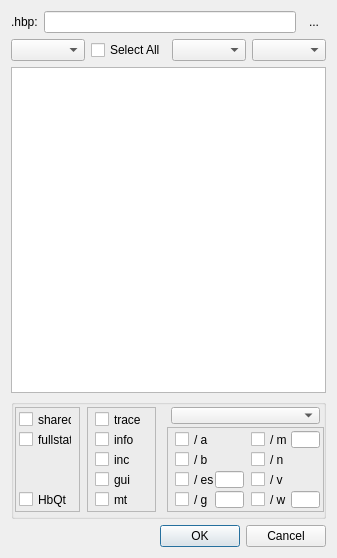
<?xml version="1.0" encoding="UTF-8"?>
<ui version="4.0">
 <class>Dialog</class>
 <widget class="QDialog" name="Dialog">
  <property name="geometry">
   <rect>
    <x>0</x>
    <y>0</y>
    <width>337</width>
    <height>558</height>
   </rect>
  </property>
  <property name="maximumSize">
   <size>
    <width>337</width>
    <height>16777215</height>
   </size>
  </property>
  <property name="windowTitle">
   <string>Select Sources</string>
  </property>
  <layout class="QGridLayout" name="gridLayout">
   <item row="2" column="0">
    <widget class="QTreeWidget" name="treeSources">
     <attribute name="headerVisible">
      <bool>false</bool>
     </attribute>
     <column>
      <property name="text">
       <string/>
      </property>
     </column>
    </widget>
   </item>
   <item row="4" column="0">
    <layout class="QHBoxLayout" name="horizontalLayout">
     <item>
      <spacer name="horizontalSpacer">
       <property name="orientation">
        <enum>Qt::Horizontal</enum>
       </property>
       <property name="sizeHint" stdset="0">
        <size>
         <width>40</width>
         <height>20</height>
        </size>
       </property>
      </spacer>
     </item>
     <item>
      <widget class="QPushButton" name="btnOK">
       <property name="text">
        <string>OK</string>
       </property>
      </widget>
     </item>
     <item>
      <widget class="QPushButton" name="btnCancel">
       <property name="text">
        <string>Cancel</string>
       </property>
      </widget>
     </item>
    </layout>
   </item>
   <item row="3" column="0">
    <widget class="QGroupBox" name="groupBox">
     <property name="minimumSize">
      <size>
       <width>0</width>
       <height>120</height>
      </size>
     </property>
     <property name="maximumSize">
      <size>
       <width>16777215</width>
       <height>120</height>
      </size>
     </property>
     <widget class="QFrame" name="frame_6">
      <property name="geometry">
       <rect>
        <x>4</x>
        <y>8</y>
        <width>65</width>
        <height>105</height>
       </rect>
      </property>
      <property name="whatsThis">
       <string>hbmk2 specific switches.</string>
      </property>
      <property name="frameShape">
       <enum>QFrame::StyledPanel</enum>
      </property>
      <property name="frameShadow">
       <enum>QFrame::Raised</enum>
      </property>
      <widget class="QCheckBox" name="chkShared">
       <property name="geometry">
        <rect>
         <x>4</x>
         <y>4</y>
         <width>53</width>
         <height>17</height>
        </rect>
       </property>
       <property name="text">
        <string>shared</string>
       </property>
      </widget>
      <widget class="QCheckBox" name="chkFullstatic">
       <property name="geometry">
        <rect>
         <x>4</x>
         <y>24</y>
         <width>53</width>
         <height>17</height>
        </rect>
       </property>
       <property name="text">
        <string>fullstatic</string>
       </property>
      </widget>
      <widget class="QCheckBox" name="chkHbQt">
       <property name="geometry">
        <rect>
         <x>4</x>
         <y>84</y>
         <width>53</width>
         <height>17</height>
        </rect>
       </property>
       <property name="text">
        <string>HbQt</string>
       </property>
      </widget>
     </widget>
     <widget class="QFrame" name="frame_2">
      <property name="geometry">
       <rect>
        <x>76</x>
        <y>8</y>
        <width>69</width>
        <height>105</height>
       </rect>
      </property>
      <property name="frameShape">
       <enum>QFrame::StyledPanel</enum>
      </property>
      <property name="frameShadow">
       <enum>QFrame::Raised</enum>
      </property>
      <widget class="QCheckBox" name="chkTrace">
       <property name="geometry">
        <rect>
         <x>8</x>
         <y>4</y>
         <width>53</width>
         <height>17</height>
        </rect>
       </property>
       <property name="text">
        <string>trace</string>
       </property>
      </widget>
      <widget class="QCheckBox" name="chkInfo">
       <property name="geometry">
        <rect>
         <x>8</x>
         <y>24</y>
         <width>53</width>
         <height>17</height>
        </rect>
       </property>
       <property name="text">
        <string>info</string>
       </property>
      </widget>
      <widget class="QCheckBox" name="chkGui">
       <property name="geometry">
        <rect>
         <x>8</x>
         <y>64</y>
         <width>53</width>
         <height>17</height>
        </rect>
       </property>
       <property name="text">
        <string>gui</string>
       </property>
      </widget>
      <widget class="QCheckBox" name="chkMt">
       <property name="geometry">
        <rect>
         <x>8</x>
         <y>84</y>
         <width>53</width>
         <height>17</height>
        </rect>
       </property>
       <property name="text">
        <string>mt</string>
       </property>
      </widget>
      <widget class="QCheckBox" name="chkInc">
       <property name="geometry">
        <rect>
         <x>8</x>
         <y>44</y>
         <width>53</width>
         <height>17</height>
        </rect>
       </property>
       <property name="text">
        <string>inc</string>
       </property>
      </widget>
     </widget>
     <widget class="QFrame" name="frame_5">
      <property name="geometry">
       <rect>
        <x>156</x>
        <y>28</y>
        <width>157</width>
        <height>85</height>
       </rect>
      </property>
      <property name="whatsThis">
       <string>Harbour specif comman-line switches.</string>
      </property>
      <property name="frameShape">
       <enum>QFrame::StyledPanel</enum>
      </property>
      <property name="frameShadow">
       <enum>QFrame::Raised</enum>
      </property>
      <widget class="QCheckBox" name="chkA">
       <property name="geometry">
        <rect>
         <x>8</x>
         <y>4</y>
         <width>41</width>
         <height>17</height>
        </rect>
       </property>
       <property name="text">
        <string>/ a</string>
       </property>
      </widget>
      <widget class="QCheckBox" name="chkB">
       <property name="geometry">
        <rect>
         <x>8</x>
         <y>24</y>
         <width>41</width>
         <height>17</height>
        </rect>
       </property>
       <property name="text">
        <string>/ b</string>
       </property>
      </widget>
      <widget class="QCheckBox" name="chkES">
       <property name="geometry">
        <rect>
         <x>8</x>
         <y>44</y>
         <width>41</width>
         <height>17</height>
        </rect>
       </property>
       <property name="text">
        <string>/ es</string>
       </property>
      </widget>
      <widget class="QCheckBox" name="chkG">
       <property name="geometry">
        <rect>
         <x>8</x>
         <y>64</y>
         <width>41</width>
         <height>17</height>
        </rect>
       </property>
       <property name="text">
        <string>/ g</string>
       </property>
      </widget>
      <widget class="QLineEdit" name="editES">
       <property name="geometry">
        <rect>
         <x>48</x>
         <y>44</y>
         <width>29</width>
         <height>17</height>
        </rect>
       </property>
      </widget>
      <widget class="QCheckBox" name="chkM">
       <property name="geometry">
        <rect>
         <x>84</x>
         <y>4</y>
         <width>41</width>
         <height>17</height>
        </rect>
       </property>
       <property name="text">
        <string>/ m</string>
       </property>
      </widget>
      <widget class="QLineEdit" name="editM">
       <property name="geometry">
        <rect>
         <x>124</x>
         <y>4</y>
         <width>29</width>
         <height>17</height>
        </rect>
       </property>
      </widget>
      <widget class="QLineEdit" name="editG">
       <property name="geometry">
        <rect>
         <x>48</x>
         <y>64</y>
         <width>29</width>
         <height>17</height>
        </rect>
       </property>
      </widget>
      <widget class="QCheckBox" name="chkN">
       <property name="geometry">
        <rect>
         <x>84</x>
         <y>24</y>
         <width>41</width>
         <height>17</height>
        </rect>
       </property>
       <property name="text">
        <string>/ n</string>
       </property>
      </widget>
      <widget class="QCheckBox" name="chkV">
       <property name="geometry">
        <rect>
         <x>84</x>
         <y>44</y>
         <width>41</width>
         <height>17</height>
        </rect>
       </property>
       <property name="text">
        <string>/ v</string>
       </property>
      </widget>
      <widget class="QCheckBox" name="chkW">
       <property name="geometry">
        <rect>
         <x>84</x>
         <y>64</y>
         <width>41</width>
         <height>17</height>
        </rect>
       </property>
       <property name="text">
        <string>/ w</string>
       </property>
      </widget>
      <widget class="QLineEdit" name="editW">
       <property name="geometry">
        <rect>
         <x>124</x>
         <y>64</y>
         <width>29</width>
         <height>17</height>
        </rect>
       </property>
      </widget>
      <widget class="QLineEdit" name="editQ">
       <property name="geometry">
        <rect>
         <x>124</x>
         <y>108</y>
         <width>29</width>
         <height>17</height>
        </rect>
       </property>
      </widget>
     </widget>
     <widget class="QComboBox" name="comboGT">
      <property name="geometry">
       <rect>
        <x>160</x>
        <y>8</y>
        <width>149</width>
        <height>17</height>
       </rect>
      </property>
     </widget>
    </widget>
   </item>
   <item row="1" column="0">
    <layout class="QHBoxLayout" name="horizontalLayout_2">
     <item>
      <widget class="QComboBox" name="comboType"/>
     </item>
     <item>
      <widget class="QCheckBox" name="checkSelect">
       <property name="text">
        <string>Select All</string>
       </property>
      </widget>
     </item>
     <item>
      <widget class="QComboBox" name="comboSelect">
       <property name="toolTip">
        <string>Select of Type...</string>
       </property>
      </widget>
     </item>
     <item>
      <widget class="QComboBox" name="comboUnSelect">
       <property name="toolTip">
        <string>UnSelect of Type...</string>
       </property>
      </widget>
     </item>
    </layout>
   </item>
   <item row="0" column="0">
    <layout class="QHBoxLayout" name="horizontalLayout_3">
     <item>
      <widget class="QLabel" name="label">
       <property name="text">
        <string>.hbp:</string>
       </property>
      </widget>
     </item>
     <item>
      <widget class="QLineEdit" name="editHbp"/>
     </item>
     <item>
      <widget class="QToolButton" name="btnHbp">
       <property name="text">
        <string>...</string>
       </property>
       <property name="autoRaise">
        <bool>true</bool>
       </property>
      </widget>
     </item>
    </layout>
   </item>
  </layout>
 </widget>
 <resources/>
 <connections/>
</ui>
